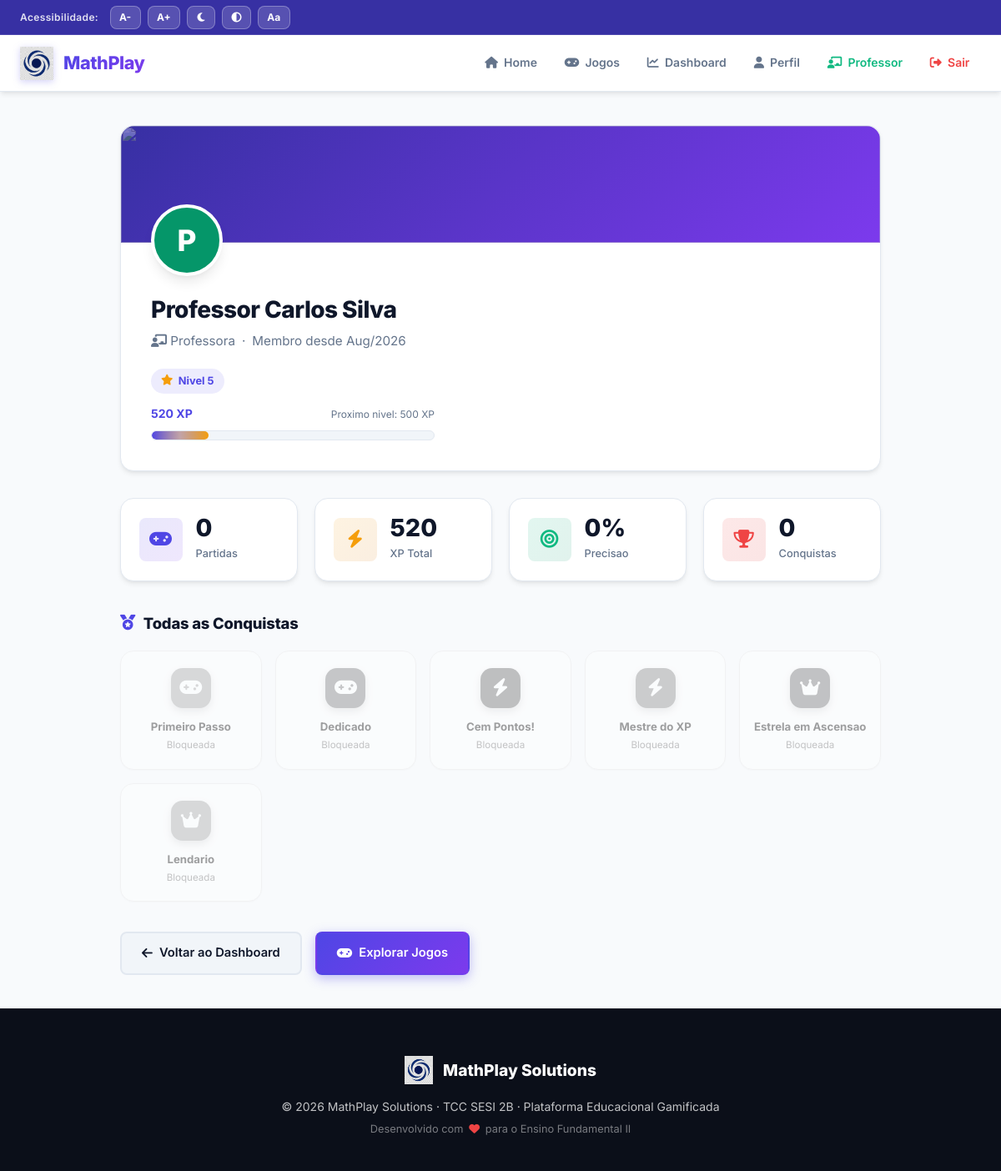
The app's page /profile.php (signed in) with its own data.
### tables this page shows
CREATE TABLE IF NOT EXISTS `users` (
  `id` INT AUTO_INCREMENT PRIMARY KEY,
  `name` VARCHAR(100) NOT NULL,
  `email` VARCHAR(150) NOT NULL UNIQUE,
  `password_hash` VARCHAR(255) NOT NULL,
  `role` ENUM('student', 'teacher') NOT NULL DEFAULT 'student',
  `avatar_color` VARCHAR(7) DEFAULT '#4F46E5',
  `level` INT NOT NULL DEFAULT 1,
  `xp` INT NOT NULL DEFAULT 0,
  `created_at` TIMESTAMP DEFAULT CURRENT_TIMESTAMP
);

CREATE TABLE IF NOT EXISTS `achievements` (
  `id` INT AUTO_INCREMENT PRIMARY KEY,
  `name` VARCHAR(100) NOT NULL,
  `description` VARCHAR(255) NOT NULL,
  `icon` VARCHAR(50) DEFAULT 'fa-trophy',
  `condition_type` VARCHAR(50) NOT NULL,
  `condition_value` INT NOT NULL DEFAULT 0,
  `color` VARCHAR(7) DEFAULT '#F59E0B'
);

### includes/auth.php (called while the page is built, shortened)
<?php
require_once __DIR__ . '/db.php';
function isLoggedIn(): bool {
    return isset($_SESSION['user_id']);
}
function getCurrentUser(): ?array {
    global $pdo;
    $s = $pdo->prepare('SELECT * FROM users WHERE id = ?');
    $s->execute([$_SESSION['user_id']]);
    return $s->fetch() ?: null;
}

### profile.php (the view, shortened to what this page needs)
<?php
require_once __DIR__ . '/includes/auth.php';
$user = getCurrentUser();
$xpPct = min(100, ($user['xp'] % 100));
$stmt = $pdo->prepare('SELECT COUNT(*) AS total, SUM(score) AS pts, SUM(correct_answers) AS hits, SUM(wrong_answers) AS misses FROM game_sessions WHERE user_id=?');
$stmt->execute([$user['id']]);
$stats = $stmt->fetch();
$accuracy = ($stats['hits'] + $stats['misses']) > 0 ? round($stats['hits'] / ($stats['hits'] + $stats['misses']) * 100) : 0;
$stmt = $pdo->prepare('SELECT a.* FROM user_achievements ua JOIN achievements a ON a.id=ua.achievement_id WHERE ua.user_id=?');
$stmt->execute([$user['id']]);
$myAch = $stmt->fetchAll();
$stmt = $pdo->prepare('SELECT a.*, (SELECT 1 FROM user_achievements ua WHERE ua.user_id=? AND ua.achievement_id=a.id) AS unlocked FROM achievements a');
$stmt->execute([$user['id']]);
$allAch = $stmt->fetchAll();
require_once __DIR__ . '/includes/header.php';
?>
<div class="profile-layout">
  <div class="card profile-header-card">
    <div class="profile-banner-wrap">
      <img src="https://images.unsplash.com/photo-1516321318423-f06f85e504b3?w=1200&q=85&auto=format&fit=crop" alt="" class="profile-banner-img">
    </div>
    <div class="profile-header-content">
      <div class="avatar avatar-lg" style="background:<?= htmlspecialchars($user['avatar_color']) ?>;" aria-label="Avatar">
        <?= mb_strtoupper(mb_substr($user['name'], 0, 1)) ?>
      </div>
      <h1 class="profile-header-title"><?= htmlspecialchars($user['name']) ?></h1>
      <p class="profile-header-subtitle">
        <span><i class="fa-solid <?= $user['role'] === 'teacher' ? 'fa-chalkboard-user' : 'fa-graduation-cap' ?>"></i> <?= $user['role'] === 'teacher' ? 'Professora' : 'Aluno' ?></span>
        <span>&middot;</span>
        <span>Membro desde <?= date('M/Y', strtotime($user['created_at'])) ?></span>
      </p>
      <div class="profile-level-wrap">
        <div class="level-badge"><i class="fa-solid fa-star"></i> Nivel <?= $user['level'] ?></div>
        <div class="xp-label">
          <span class="xp-current"><?= $user['xp'] ?> XP</span>
          <span class="xp-next">Proximo nivel: <?= $user['level'] * 100 ?> XP</span>
        </div>
        <div class="xp-bar-wrap">
          <div class="xp-bar-fill" style="width:<?= $xpPct ?>%;"></div>
        </div>
      </div>
    </div>
  </div>
  <div class="stats-grid">
    <div class="stat-card">
      <div class="stat-icon stat-icon-primary"><i class="fa-solid fa-gamepad"></i></div>
      <div>
        <div class="stat-value"><?= (int)$stats['total'] ?></div>
        <div class="stat-label">Partidas</div>
      </div>
    </div>
    <div class="stat-card">
      <div class="stat-icon stat-icon-warning"><i class="fa-solid fa-bolt"></i></div>
      <div>
        <div class="stat-value"><?= $user['xp'] ?></div>
        <div class="stat-label">XP Total</div>
      </div>
    </div>
    <div class="stat-card">
      <div class="stat-icon stat-icon-success"><i class="fa-solid fa-bullseye"></i></div>
      <div>
        <div class="stat-value"><?= $accuracy ?>%</div>
        <div class="stat-label">Precisao</div>
      </div>
    </div>
    <div class="stat-card">
      <div class="stat-icon stat-icon-danger"><i class="fa-solid fa-trophy"></i></div>
      <div>
        <div class="stat-value"><?= count($myAch) ?></div>
        <div class="stat-label">Conquistas</div>
      </div>
    </div>
  </div>
  <h2 class="section-heading"><i class="fa-solid fa-medal"></i> Todas as Conquistas</h2>
  <div class="achievements-grid">
    <?php foreach ($allAch as $a): $locked = !$a['unlocked']; ?>
    <div class="achievement-card <?= $locked ? 'locked' : '' ?>" title="<?= $locked ? 'Conquista Bloqueada' : 'Conquista Desbloqueada!' ?>">
      <div class="achievement-icon-wrap" style="background:<?= htmlspecialchars($a['color']) ?>;">
        <i class="fa-solid <?= match($a['condition_type']){'games_played'=>'fa-gamepad','score_fractions'=>'fa-utensils','games_played_geometry'=>'fa-city','xp_total'=>'fa-bolt','level'=>'fa-crown',default=>'fa-trophy'} ?>"></i>
      </div>
      <div class="achievement-name"><?= htmlspecialchars($a['name']) ?></div>
      <div class="achievement-desc"><?= $locked ? 'Bloqueada' : htmlspecialchars($a['description']) ?></div>
    </div>
    <?php endforeach; ?>
  </div>
  <div class="profile-actions">
    <a href="/vortex/dashboard.php" class="btn btn-secondary"><i class="fa-solid fa-arrow-left"></i> Voltar ao Dashboard</a>
    <a href="/vortex/games/index.php" class="btn btn-primary"><i class="fa-solid fa-gamepad"></i> Explorar Jogos</a>
  </div>
</div>
<?php require_once __DIR__ . '/includes/footer.php'; ?>

### assets/css/style.css (style rules this page uses)
:root { --primary: #4F46E5; --primary-dark: #3730A3; --primary-light: #818CF8; --secondary: #7C3AED; --accent: #F59E0B; --success: #10B981; --danger: #EF4444; --warning: #F97316; --info: #0EA5E9; --bg: #F8FAFC; --bg-card: #FFFFFF; --bg-secondary: #F1F5F9; --text: #0F172A; --text-muted: #64748B; --text-light: #94A3B8; --border: #E2E8F0; --shadow-sm: 0 1px 2px 0 rgba(0, 0, 0, 0.05); --shadow: 0 4px 6px -1px rgba(0, 0, 0, 0.08), 0 2px 4px -2px rgba(0, 0, 0, 0.06); --shadow-md: 0 10px 15px -3px rgba(0, 0, 0, 0.09), 0 4px 6px -4px rgba(0, 0, 0, 0.07); --shadow-lg: 0 20px 25px -5px rgba(0, 0, 0, 0.12), 0 8px 10px -6px rgba(0, 0, 0, 0.08); --shadow-xl: 0 25px 50px -12px rgba(0, 0, 0, 0.25); --radius: 16px; --radius-sm: 8px; --radius-full: 9999px; --font-size-base: 16px; --transition: all 0.25s cubic-bezier(0.4, 0, 0.2, 1); --navbar-h: 68px; --a11y-h: 42px; }
*, *::before, *::after { box-sizing: border-box; margin: 0; padding: 0; }
html { font-size: var(--font-size-base); scroll-behavior: smooth; }
body { font-family: 'Inter', -apple-system, BlinkMacSystemFont, 'Segoe UI', Roboto, sans-serif; background-color: var(--bg); color: var(--text); line-height: 1.6; transition: background-color 0.3s, color 0.3s; min-height: 100vh; display: flex; flex-direction: column; }
a { color: var(--primary); text-decoration: none; transition: var(--transition); }
img { max-width: 100%; height: auto; display: block; }
.btn { display: inline-flex; align-items: center; justify-content: center; gap: 0.5rem; padding: 0.75rem 1.5rem; border-radius: var(--radius-sm); font-size: 0.92rem; font-weight: 600; cursor: pointer; transition: var(--transition); border: 2px solid transparent; text-decoration: none; white-space: nowrap; min-height: 44px; box-sizing: border-box; }
.btn-primary { background: linear-gradient(135deg, var(--primary), var(--secondary)); color: #FFFFFF; box-shadow: 0 4px 14px rgba(79, 70, 229, 0.35); }
.btn-secondary { background: var(--bg-secondary); color: var(--text); border-color: var(--border); }
.card { background: var(--bg-card); border-radius: var(--radius); border: 1px solid var(--border); box-shadow: var(--shadow); overflow: hidden; transition: var(--transition); }
.xp-bar-wrap { background: var(--bg-secondary); border-radius: var(--radius-full); height: 12px; overflow: hidden; border: 1px solid var(--border); position: relative; }
.xp-bar-fill { height: 100%; border-radius: var(--radius-full); background: linear-gradient(90deg, var(--primary), var(--accent)); transition: width 0.8s cubic-bezier(0.4, 0, 0.2, 1); position: relative; }
.xp-bar-fill::after { content: ''; position: absolute; inset: 0; background: linear-gradient(90deg, transparent, rgba(255, 255, 255, 0.35), transparent); animation: shimmer 2.2s infinite; }
.xp-label { display: flex; justify-content: space-between; align-items: center; margin-bottom: 0.5rem; }
.xp-current { font-size: 0.875rem; font-weight: 700; color: var(--primary); }
.xp-next { font-size: 0.75rem; color: var(--text-muted); }

### assets/css/profile.css (style rules this page uses)
.profile-header-card { margin-bottom: 2rem; overflow: visible; position: relative; }
.profile-banner-wrap { background: linear-gradient(135deg, var(--primary-dark) 0%, var(--secondary) 100%); height: 140px; border-radius: var(--radius) var(--radius) 0 0; position: relative; overflow: hidden; }
.profile-banner-img { width: 100%; height: 100%; object-fit: cover; opacity: 0.35; }
.profile-header-content { padding: 0 2.25rem 2.25rem; position: relative; }
.avatar-lg { width: 86px; height: 86px; font-size: 2.2rem; margin-top: -46px; margin-bottom: 1.1rem; border: 4px solid var(--bg-card); }
.profile-header-title { font-size: 1.75rem; font-weight: 800; color: var(--text); letter-spacing: -0.02em; }
.profile-header-subtitle { color: var(--text-muted); font-size: 0.95rem; display: flex; align-items: center; gap: 0.5rem; margin-top: 0.25rem; }
.profile-level-wrap { margin-top: 1.25rem; max-width: 340px; }
.profile-actions { display: flex; gap: 1rem; margin-top: 2rem; flex-wrap: wrap; }

### records on screen
users: name "P", name "Professor Carlos Silva", created_at "Aug/2026", level "5", xp "520", $user['level']*100 "500"
achievements: name "Primeiro Passo"
achievements: name "Dedicado"
achievements: name "Cem Pontos!"
achievements: name "Mestre do XP"
achievements: name "Estrela em Ascensao"
achievements: name "Lendario"

### other values on screen
$stats['total'] "0"
$accuracy "0"
count($myAch) "0"
